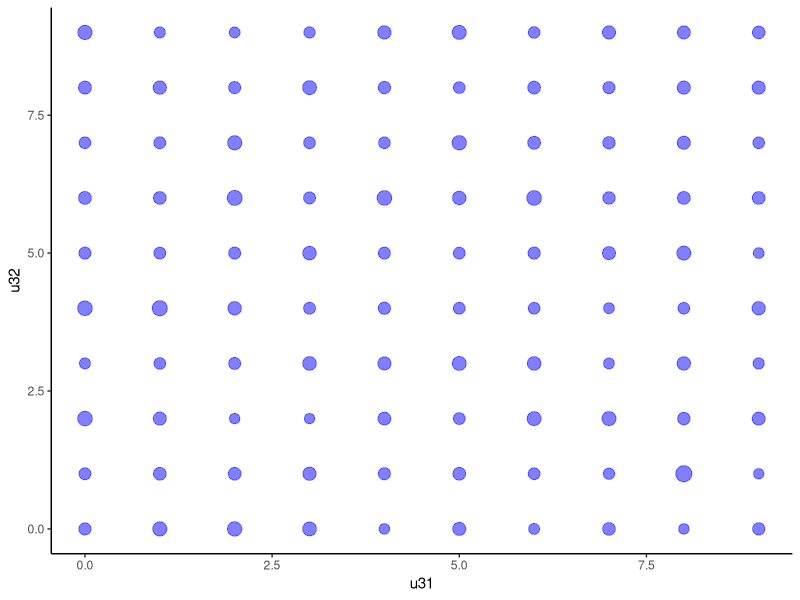

The R script that drew this image:
#https://stats.stackexchange.com/questions/257681/test-for-uniformity-in-r
library(data.table)
library(dplyr)
library(ggplot2)

msize<-10
n<-10000
zerodiag<-FALSE

two_columns<-data.table('u31'=rep(-1,n),'u32'=rep(-1,n))


for (i in 1:n) {
  matr<-matrix(runif(msize**2),nrow=msize)
#  matr<-matr+t(matr)
  if(zerodiag) {diag(matr)<-0}
  two_columns[i,1]<-msize-rank(matr[,1])[3]
  two_columns[i,2]<-msize-rank(matr[,2])[3]
}


#toplot<-two_columns[, .(count=.N), by=.(u31, u32)]
two_columns<-two_columns %>% count (u31,u32,name="counter")
scale<-median(two_columns$counter)/4
#plot(two_columns,cex=.5)
dots <- ggplot(two_columns,aes(x=u31,y=u32)) + 
  geom_point(size=two_columns$counter/scale,alpha=0.5,col="blue") + 
  theme_classic()

plot(dots)

tst<-cor.test(two_columns[[1]],two_columns[[2]],method="kendall")
print(tst)
